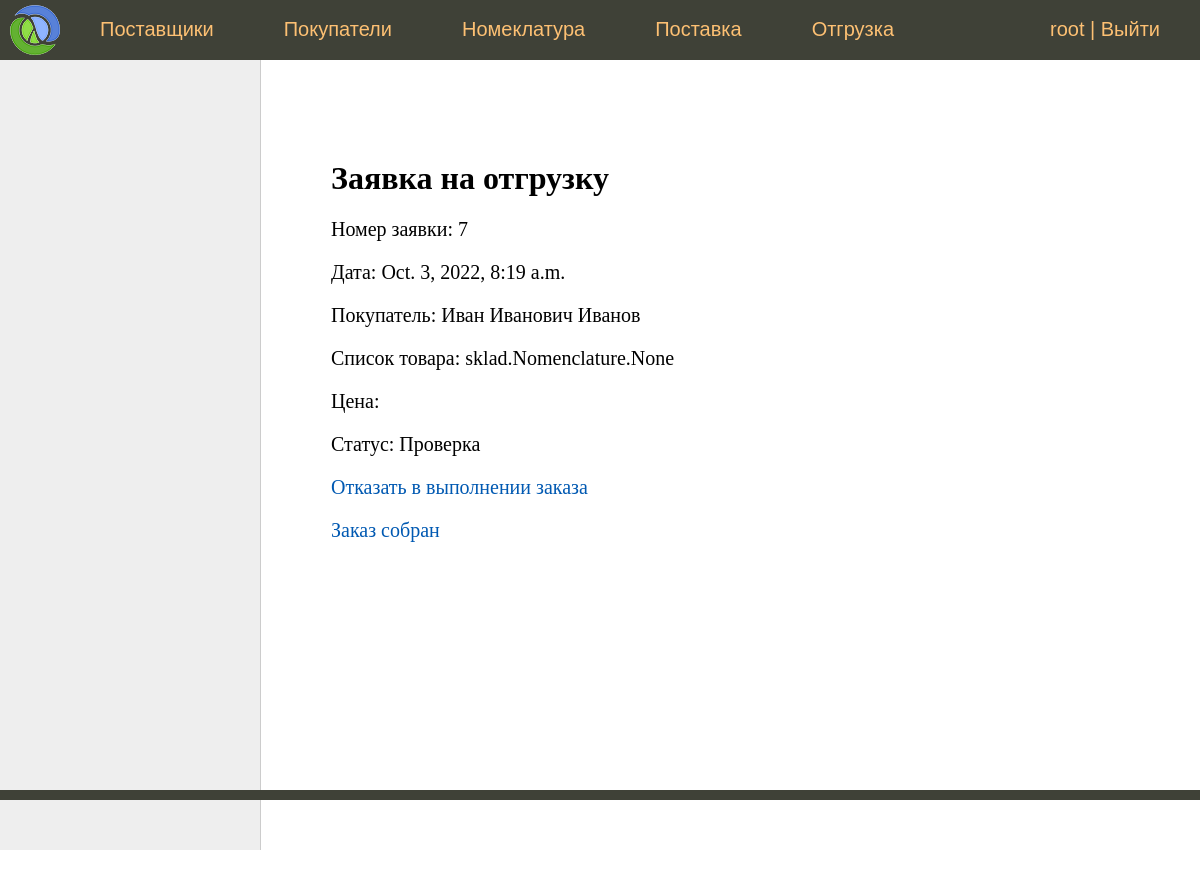
The page /document/7/ (signed in) on the database as committed earlier.
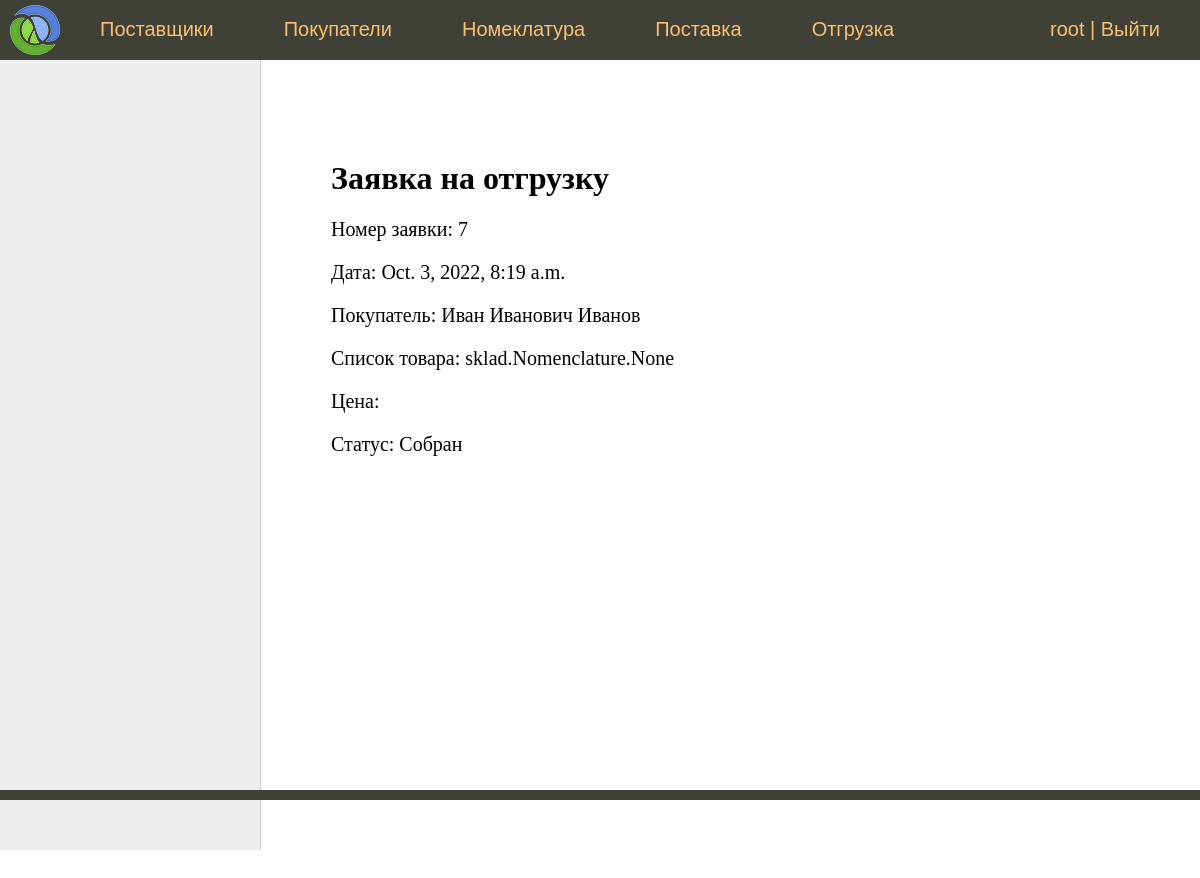
The same page on the database as committed later.
### sklad/models.py (models this page shows, shortened)
class Document(models.Model):
    vendor = models.ForeignKey(
        Vendor,
        on_delete=models.DO_NOTHING,
        blank=True,
        null=True,
        verbose_name='Поставщик'
    )
    buyer = models.ForeignKey(
        Buyer,
        on_delete=models.DO_NOTHING,
        blank=True,
        null=True,
        verbose_name='Покупатель'
    )
    nomenclatures = models.ManyToManyField(
        Nomenclature,
        through='DocumentNomenclatures',
        verbose_name='Номенклатура'
    )
    status = models.CharField(
        max_length=2,
        choices=Status.choices,
        default=Status.VALIDATING,
        verbose_name='Статус'
    )
    time_create = models.DateTimeField('Время создания', auto_now_add=True)
    time_update = models.DateTimeField('Время обновления статуса', auto_now=True)
    class Meta:
        verbose_name = 'Документ'
        verbose_name_plural = 'Документы'

class Contactor(models.Model):
    fio = models.CharField('Фамилия Имя Отчество', max_length=100)
    email = models.EmailField('Email')
    phone = models.IntegerField('Телефон')

### sklad/views.py (the view)
# urls.py: path('document/<int:pk>/', DocumentView.as_view(), name='document'),  #
class DocumentView(LoginRequiredMixin, DataMixin, DetailView):
    model = Document
    template_name = 'sklad/document.html'
    context_object_name = 'document'
    login_url = reverse_lazy('login')
    def get_context_data(self, *, object_list=None, **kwargs):
        context = super().get_context_data(**kwargs)
        c_def = self.get_user_context(title="Информация по заявке")
        context = dict(list(context.items()) + list(c_def.items()))
        return context

### sklad/mixin.py (called while the page is built)
    def get_user_context(self, **kwargs):
        context = kwargs
        if self.request.user.is_superuser:
            context['menu'] = menu
        return context

### sklad/models.py (called while the page is built)
    def __str__(self):
        return self.fio

### sklad/templates/sklad/document.html
{% extends 'sklad/base.html' %}
{% block content %}
    {% if document.buyer %}
        {% include 'sklad/document_buyer.html' %}
    {% elif document.vendor %}
        {% include 'sklad/document_vendor.html' %}
    {% endif %}
{% endblock %}

### sklad/templates/sklad/document_buyer.html
<h1>Заявка на отгрузку</h1>
<p>Номер заявки: {{document.pk}}</p>
<p>Дата: {{document.time_create}}</p>
<p>Покупатель: {{document.buyer}}</p>
<p>Список товара: {{document.nomenclatures}}</p>
<p>Цена: {{document.price}}</p>
<p>Статус: {{document.get_status_display}}</p>
{% if document.status == 'va' %}
<p><a href={% url 'document_change_status' document.pk 'ca' %}>Отказать в выполнении заказа</a></p>
<p><a href={% url 'document_change_status' document.pk 'co' %}>Заказ собран</a></p>
{% endif %}

Rows that differ between the two databases and show on the page:
changed Document "sklad.Nomenclature.None": status "Проверка" → "Собран"
Other text that changed with them:
text no longer shown: "Отказать в выполнении заказа Заказ собран"
